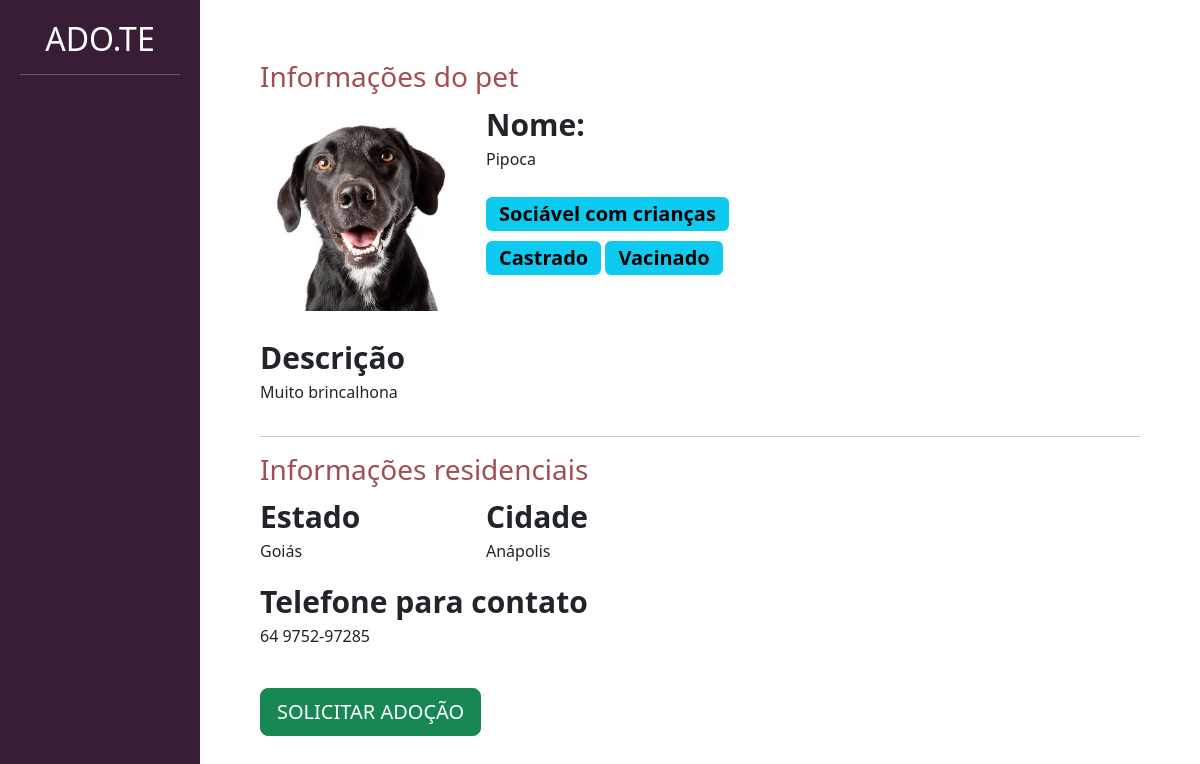
The app's page /divulgar/ver_pet/7 (signed in) with its own data.
### divulgar/models.py (models this page shows, shortened)
class Pet(models.Model):
    foto = models.ImageField(upload_to='fotos_pets')
    choices_status = (('P', 'Para adoção'), ('A', 'Adotado'))
    usuario = models.ForeignKey(User, on_delete=models.DO_NOTHING)
    nome = models.CharField(max_length=100)
    descricao = models.TextField()
    estado = models.CharField(max_length=50)
    cidade = models.CharField(max_length=50)
    telefone = models.CharField(max_length=14)
    tags = models.ManyToManyField(Tag)
    raca = models.ForeignKey(Raca, on_delete=models.DO_NOTHING)
    status = models.CharField(max_length=1,choices=choices_status, default='P')

class Tag(models.Model):
    tag = models.CharField(max_length=100)
    def __str__(self):
        return self.tag

### divulgar/views.py (the view)
# urls.py: path('ver_pet/<int:id>', views.ver_pet, name='ver_pet')
@login_required
def ver_pet(request, id):
    if request.method == 'GET':
        pet = Pet.objects.get(id=id)
        return render(request, 'ver_pet.html', {'pet': pet})

### divulgar/templates/ver_pet.html (shortened to what this page needs)
{% load static %}
<!doctype html>
<html lang="pt-BR">
    <head>
    <link href="https://cdn.jsdelivr.net/npm/bootstrap@5.3.0-alpha1/dist/css/bootstrap.min.css" rel="stylesheet">
    <link href="{% static 'usuarios/css/cadastro.css' %}" rel="stylesheet">
    <link href="{% static 'divulgar/css/novo_pet.css' %}" rel="stylesheet">
    <link href="{% static 'divulgar/css/seus_pet.css' %}" rel="stylesheet">
    <link href="{% static 'adotar/css/listar_pets.css' %}" rel="stylesheet">
    </head>
    <body>
        <div class="container-fluid">
            <div class="row">
                <div class="col-md-2 bg-side-plataforma sidebar">
                    <h2>ADO.TE</h2>
                    <hr>
                </div>
                <div style="padding:60px" class="col-md">
                    <h3 class="font-vinho">Informações do pet</h3>
                    <div class="row">
                        <div class="col-md-3">
                            <img width="100%" src="{{pet.foto.url}}">
                        </div>
                        <div class="col-md-9">
                            <span class="span-bold">Nome:</span>
                            <p>{{pet.nome}}</p>
                            <div style="width:40%">
                                {% for tag in pet.tags.all %}
                                    <span class='badge text-bg-info badge-lg'>{{tag}}</span>
                                {% endfor %}
                            </div>
                        </div>
                    </div>
                    <br>
                    <div class="row">
                        <div class="col-md-5">
                            <span class="span-bold">Descrição</span>
                            <p>{{pet.descricao}}</p>
                        </div>
                        <div class="col-md-7">
                        </div>
                    </div>
                    <hr>
                    <div class="row">
                        <h3 class="font-vinho">Informações residenciais</h3>
                        <div class="col-md">
                            <div class="row">
                                <div class="col-md">
                                    <span class="span-bold">Estado</span>
                                    <p>{{pet.estado}}</p>
                                </div>
                                <div class="col-md">
                                    <span class="span-bold">Cidade</span>
                                    <p>{{pet.cidade}}</p>
                                </div>
                            </div>
                            <span class="span-bold">Telefone para contato</span>
                            <p>{{pet.telefone}}</p>
                            <br>
                            <a href="{% url 'pedido_adocao' pet.id %}" class="btn btn-success btn-lg">SOLICITAR ADOÇÃO</a>
                        </div>
                        <div class="col-md">
                        </div>
                    </div>
                </div>
            </div>
        </div>
    </body>
</html>

### templates/static/divulgar/css/novo_pet.css (style rules this page uses)
.sidebar { text-align: center; padding: 20px; }
.font-vinho { color: #A24D52; }

### templates/static/adotar/css/listar_pets.css (style rules this page uses)
.span-bold { font-weight: bold; font-size: 30px; }
.badge-lg { font-size: 20px; margin-top: 10px; }
.bg-side-plataforma { background-color: #391D34; color: white; }

### records on screen
Pet: foto (picture), nome "Pipoca", descricao "Muito brincalhona", estado "Goiás", cidade "Anápolis", telefone "64 9752-97285"
Tag: tag "Sociável com crianças"
Tag: tag "Castrado"
Tag: tag "Vacinado"
